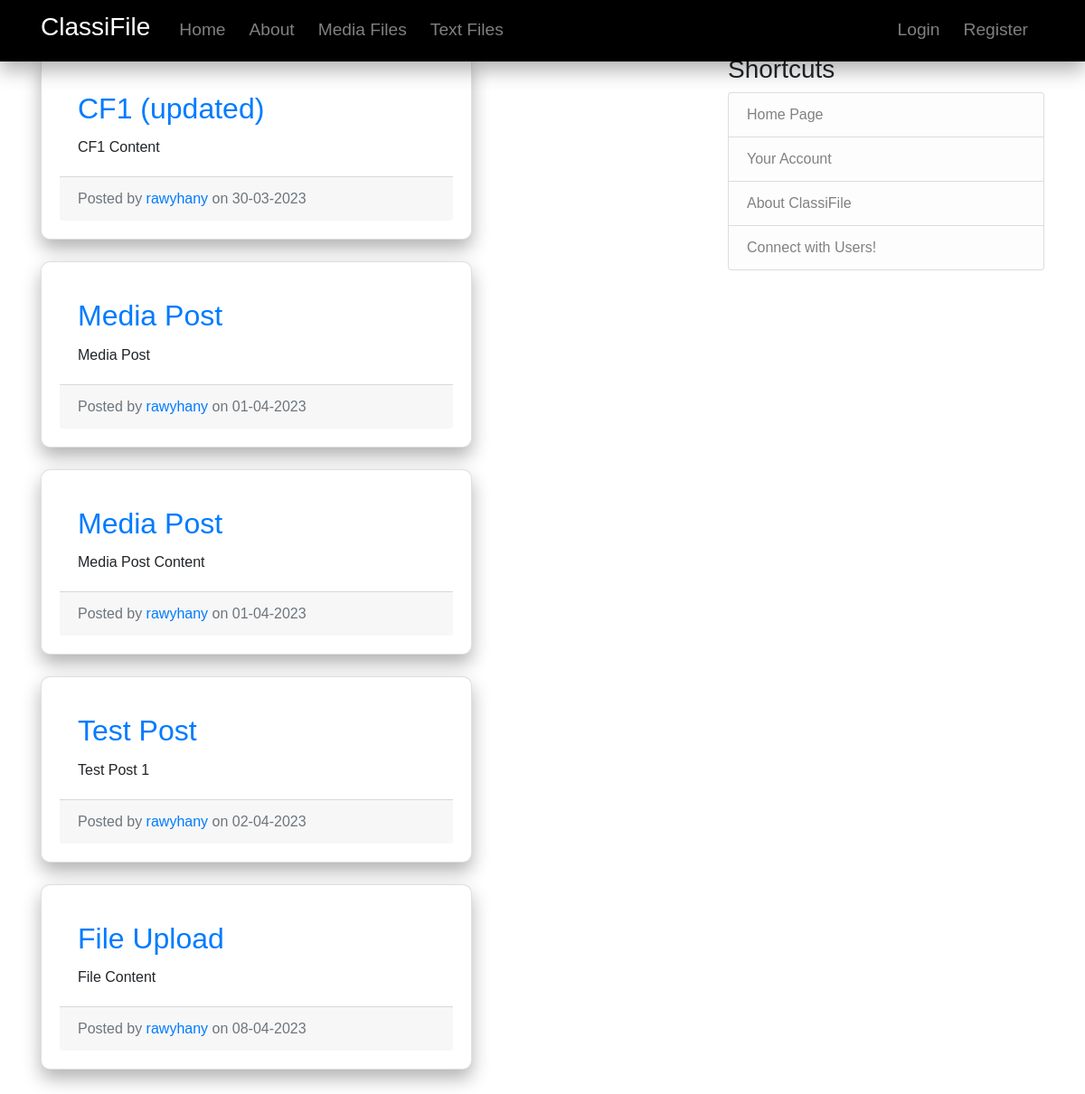
Page /home on the earlier database version.
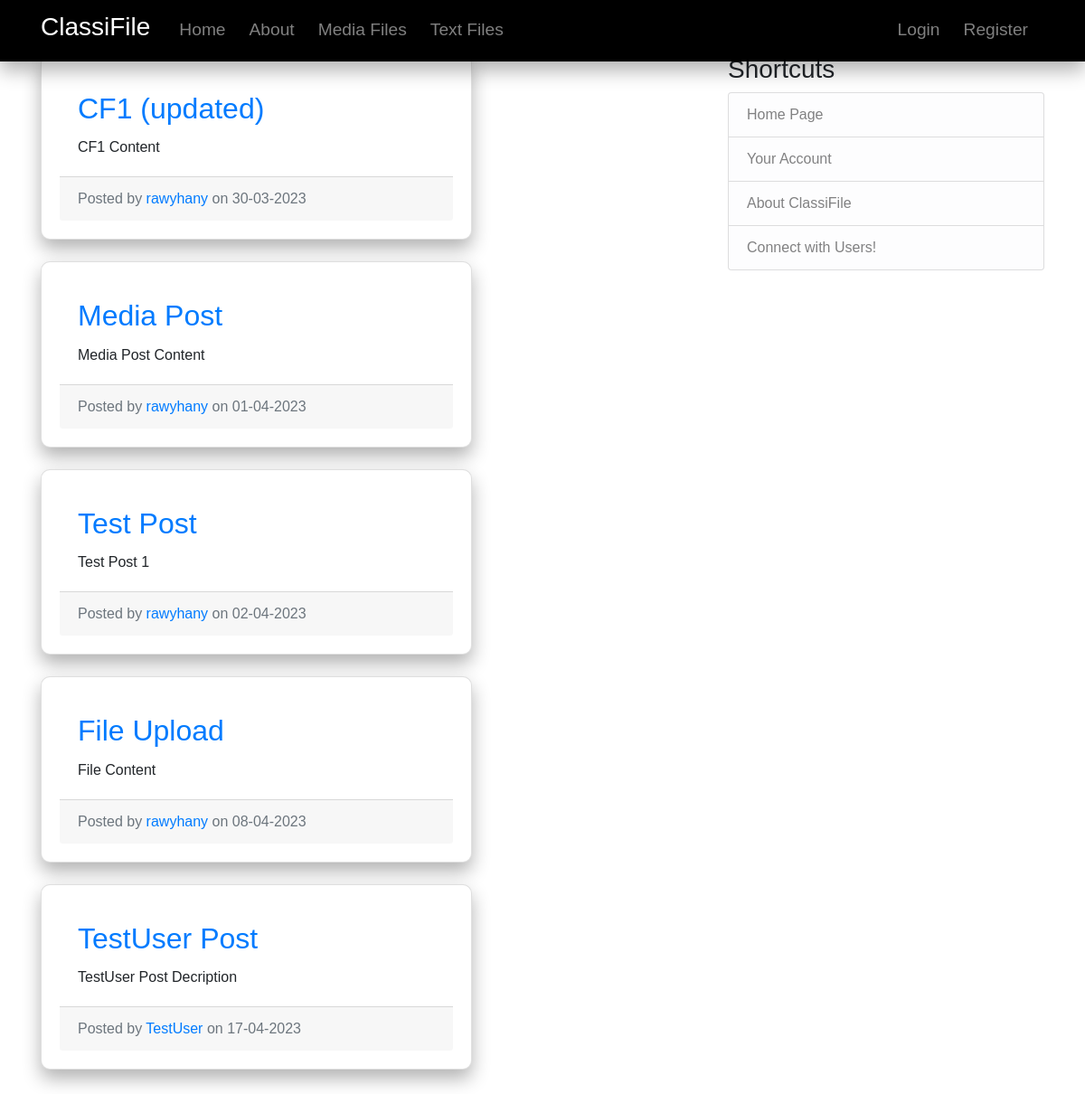
Same page on the later database version.
### classifile/models.py (models this page shows, shortened)
class Post(db.Model):
    id = db.Column(db.Integer, primary_key=True)
    title = db.Column(db.String(100), nullable=False)
    date_posted = db.Column(db.DateTime, nullable=False, default=datetime.utcnow)
    content = db.Column(db.Text, nullable=False)
    user_id = db.Column(db.Integer, db.ForeignKey('user.id'), nullable=False)

class User(db.Model, UserMixin):
    id = db.Column(db.Integer, primary_key=True)
    username = db.Column(db.String(20), unique=True, nullable=False)
    email = db.Column(db.String(20), unique=True, nullable=False)
    image_file = db.Column(db.String(20), nullable=False, default='default.jpg')
    password = db.Column(db.String(60), nullable=False)
    posts = db.relationship('Post', backref='author', lazy=True)

### classifile/routes.py (the view)
@app.route("/")
@app.route("/home")
def home():
    posts = Post.query.all()
    return render_template('home.html', posts=posts)

### classifile/templates/home.html
{% extends "layout.html" %}
{% block content %}
  <div class="row">
    <div class="col-md-8">
      {% for post in posts %}
        <div class="card mb-4">
          <div class="card-body">
            <h2 class="card-title"><a href="{{ url_for('post', post_id=post.id) }}">{{ post.title }}</a></h2>
            <p class="card-text">{{ post.content }}</p>
          </div>
          <div class="card-footer text-muted">
            Posted by <a href="#">{{ post.author.username }}</a> on {{ post.date_posted.strftime('%d-%m-%Y') }}
          </div>
        </div>
      {% endfor %}
          </div>
        </div>
{% endblock content %}

### classifile/templates/layout.html (shortened to what this page needs)
<!DOCTYPE html>
<html>
<head>
     <link rel="stylesheet" href="https://cdn.jsdelivr.net/npm/bootstrap@4.0.0/dist/css/bootstrap.min.css">
     <link rel="stylesheet" type="text/css" href="{{ url_for('static', filename='main.css') }}">
</head>
<body>
    <header class="site-header">
        <nav class="navbar navbar-expand-md navbar-dark bg-steel fixed-top">
          <div class="container">
            <a class="navbar-brand mr-4" href="/"><h3>ClassiFile</h3></a>
            <div class="collapse navbar-collapse" id="navbarToggle">
              <div class="navbar-nav mr-auto">
                <a class="nav-item nav-link" href="{{ url_for('home') }}">Home</a>
                <a class="nav-item nav-link" href="{{ url_for('about') }}">About</a>
                <a class="nav-item nav-link" href="{{ url_for('home') }}">Media Files</a>
                <a class="nav-item nav-link" href="{{ url_for('home') }}">Text Files</a>
              </div>
              <div class="navbar-nav">
                {% if current_user.is_authenticated %}
                  <a class="nav-item nav-link" href="{{ url_for('upload') }}">Upload</a>
                  <a class="nav-item nav-link" href="{{ url_for('account') }}">Account</a>
                  <a class="nav-item nav-link" href="{{ url_for('logout') }}">Logout</a>
                {% else %}
                  <a class="nav-item nav-link" href="{{ url_for('login') }}">Login</a>
                  <a class="nav-item nav-link" href="{{ url_for('register') }}">Register</a>
                {% endif %}
              </div>
            </div>
          </div>
        </nav>
      </header>
      <main role="main" class="container">
        <div class="row">
          <div class="col-md-8">
            {% block content %}{% endblock %}
          </div>
          <div class="col-md-4">
            <div class="content-section">
              <h3>Shortcuts</h3>
              <ul class="list-group">
                <a class="list-group-item list-group-item-light" href="{{ url_for('home') }}">Home Page</a>
                <a class="list-group-item list-group-item-light" href="{{ url_for('account') }}">Your Account</a>
                <a class="list-group-item list-group-item-light" href="{{ url_for('about') }}">About ClassiFile</a>
                <a class="list-group-item list-group-item-light"  href="{{ url_for('home') }}">Connect with Users!</a>
              </ul>
            </div>
          </div>
        </div>
      </main>
</body>
</html>

### classifile/static/main.css (style rules this page uses)
body { font-family: Arial, sans-serif; margin: 0; padding: 0; }
header { background-color: #000000; color: #fff; padding: 20px; display: flex; align-items: center; justify-content: space-between; box-shadow: 0px 10px 20px rgba(0,0,0,0.3); }
nav { background-color: #000000; padding: 10px; display: flex; align-items: center; justify-content: flex-end; box-shadow: 0px 10px 20px rgba(0,0,0,0.3); }
nav a { color: #000000; text-decoration: none; margin-right: 10px; font-size: 1.2em; transition: all 0.2s ease-in-out; }
main { padding: 20px; background-color: #fffff; }
.card { background-color: #ffff; padding: 20px; border-radius: 10px; box-shadow: 0px 10px 20px rgba(0,0,0,0.3); transitio }

Differences in the rows shown:
removed Post: title "Media Post", content "Media Post", author.username "rawyhany", date_posted "01-04-2023"
added Post: title "TestUser Post", content "TestUser Post Decription", author.username "TestUser", date_posted "17-04-2023"
